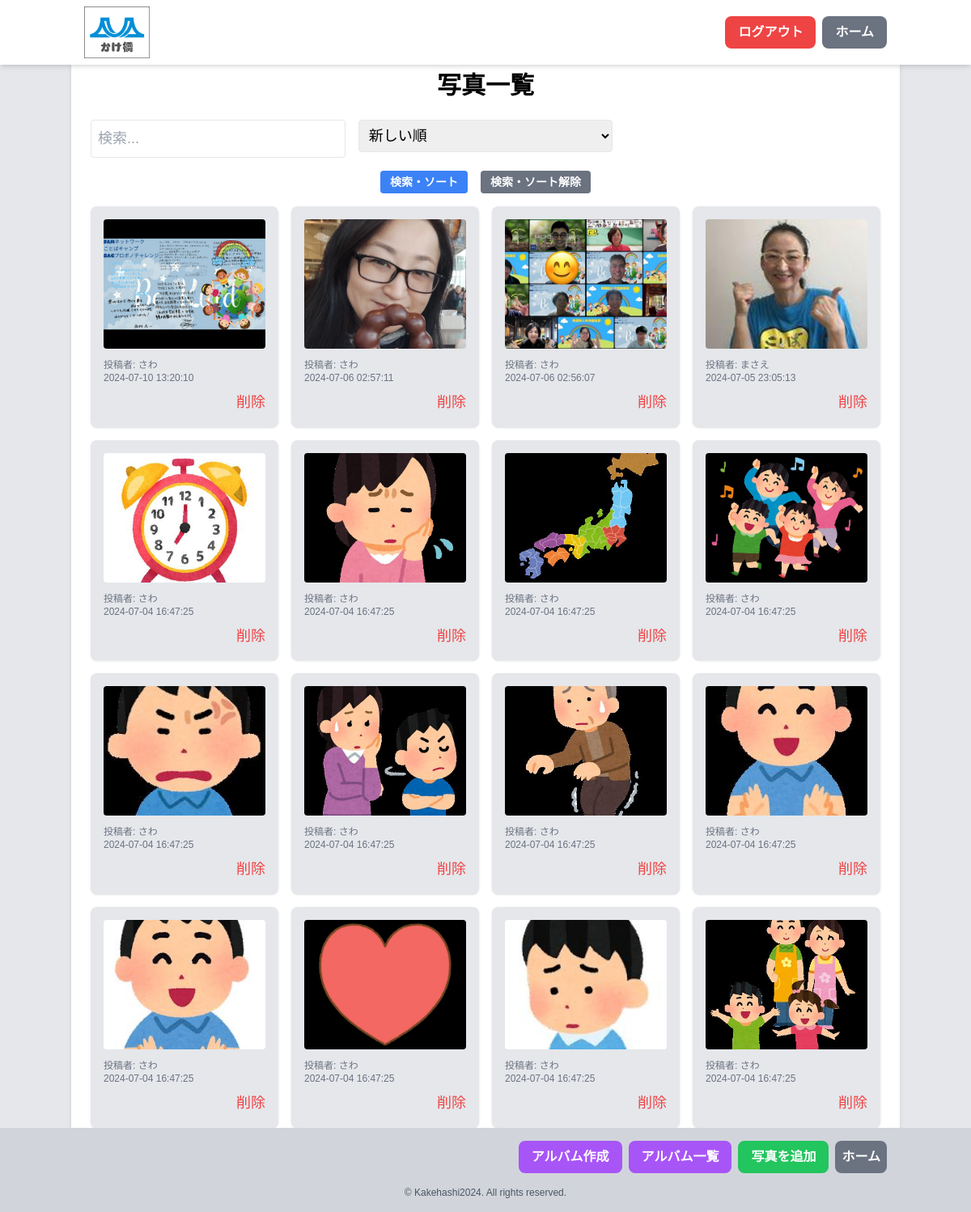
/photo_view.php (signed in), run on the app's committed database.
### tables this page shows
CREATE TABLE `photos` (
  `id` int(11) NOT NULL,
  `group_id` int(11) NOT NULL,
  `user_id` int(11) NOT NULL,
  `file_name` varchar(255) NOT NULL,
  `comment` text DEFAULT NULL,
  `upload_date` timestamp NOT NULL DEFAULT current_timestamp()
);

CREATE TABLE `users` (
  `id` int(11) NOT NULL,
  `username` varchar(255) NOT NULL,
  `email` varchar(255) DEFAULT NULL,
  `password` varchar(255) NOT NULL,
  `role` enum('admin','modify','view') NOT NULL,
  `created_at` timestamp NOT NULL DEFAULT current_timestamp(),
  `updated_at` timestamp NOT NULL DEFAULT current_timestamp() ON UPDATE current_timestamp()
);

### funcs.php (called while the page is built, shortened)
<?php
function h($str) {
    return htmlspecialchars($str, ENT_QUOTES, 'UTF-8');
}

### photo_view.php (the view, shortened to what this page needs)
<?php
include("funcs.php");
$pdo = db_conn();
$group_id = $_SESSION['group_id'];
$is_admin_or_editor = ($_SESSION['role'] == 'admin' || $_SESSION['role'] == 'modify');
$search = isset($_GET['search']) ? $_GET['search'] : '';
$sort = isset($_GET['sort']) ? $_GET['sort'] : 'newest';
$query = "SELECT DISTINCT p.*, u.username FROM photos p
          JOIN users u ON p.user_id = u.id
          WHERE p.group_id = :group_id";
$params = [':group_id' => $group_id];
if ($sort === 'oldest') {
    $query .= " ORDER BY p.upload_date ASC";
} else {
    $query .= " ORDER BY p.upload_date DESC";
}
$stmt = $pdo->prepare($query);
$status = $stmt->execute($params);
if ($status == false) {
    sql_error($stmt);
} else {
    $photos = $stmt->fetchAll(PDO::FETCH_ASSOC);
}
?>
<!DOCTYPE html>
<html lang="ja">
<head>
    <script src="https://cdn.tailwindcss.com"></script>
    <link rel="stylesheet" href="styles/main.css">
</head>
<body class="bg-gray-200" id="body">
    <?php include 'header0.php'; ?>
    <div class="content-wrapper">
        <div class="container mx-auto p-6 bg-white rounded-lg shadow-md">
            <h1 class="text-3xl font-bold mb-6 text-center">写真一覧</h1>
            <form action="" method="GET" class="mb-4">
                <div class="flex flex-wrap -mx-2 mb-4">
                    <div class="w-full md:w-1/3 px-2 mb-4 md:mb-0">
                        <input type="text" name="search" placeholder="検索..." value="<?= h($search) ?>" class="w-full p-2 border rounded">
                    </div>
                    <div class="w-full md:w-1/3 px-2 mb-4 md:mb-0">
                        <select name="sort" class="w-full p-2 border rounded">
                            <option value="newest" <?= $sort == 'newest' ? 'selected' : '' ?>>新しい順</option>
                        </select>
                    </div>
                </div>
                <div class="flex justify-center space-x-4">
                    <button type="submit" class="bg-blue-500 hover:bg-blue-700 text-white font-bold py-1 px-3 rounded text-sm">
                        検索・ソート
                    </button>
                    <a href="photo_view.php" class="bg-gray-500 hover:bg-gray-700 text-white font-bold py-1 px-3 rounded text-sm">
                        検索・ソート解除
                    </a>
                </div>
            </form>
            <div class="grid grid-cols-2 sm:grid-cols-2 md:grid-cols-3 lg:grid-cols-4 gap-4">
                <?php foreach ($photos as $index => $photo) : ?>
                    <div class="bg-gray-200 p-4 rounded-lg shadow">
                        <img src="uploads/<?= h($photo['file_name']) ?>" alt="Photo" class="w-full h-40 object-cover mb-2 rounded cursor-pointer" onclick="openModal(<?= $index ?>)">
                        <p class="text-xs text-gray-500 mt-1">投稿者: <?= h($photo['username']) ?></p>
                        <p class="text-xs text-gray-500"><?= h($photo['upload_date']) ?></p>
                        <?php if ($is_admin_or_editor) : ?>
                            <div class="mt-2 flex justify-end">
                                <button onclick="deletePhoto(<?= h($photo['id']) ?>)" class="text-red-500 hover:text-red-700">削除</button>
                            </div>
                        <?php endif; ?>
                    </div>
                <?php endforeach; ?>
            </div>
        </div>
    </div>
    <?php include 'footer_photo.php'; ?>
</body>
</html>

### styles/main.css (style rules this page uses)
body { font-family: 'Noto Sans JP', sans-serif; font-size: 18px; line-height: 1.6; }

### photo_view.php (style rules this page uses)
body { font-family: "メイリオ", Meiryo, sans-serif; padding-top: 64px; padding-bottom: 80px; }
.content-wrapper { min-height: calc(100vh - 144px); overflow-y: auto; }

### data on the page
photos: file_name (picture), user.username "さわ", upload_date "2024-07-10 13:20:10"
photos: file_name (picture), user.username "さわ", upload_date "2024-07-06 02:57:11"
photos: file_name (picture), user.username "さわ", upload_date "2024-07-06 02:56:07"
photos: file_name (picture), user.username "まさえ", upload_date "2024-07-05 23:05:13"
photos: file_name (picture), user.username "さわ", upload_date "2024-07-04 16:47:25"
photos: file_name (picture), user.username "さわ", upload_date "2024-07-04 16:47:25"
photos: file_name (picture), user.username "さわ", upload_date "2024-07-04 16:47:25"
photos: file_name (picture), user.username "さわ", upload_date "2024-07-04 16:47:25"
photos: file_name (picture), user.username "さわ", upload_date "2024-07-04 16:47:25"
photos: file_name (picture), user.username "さわ", upload_date "2024-07-04 16:47:25"
photos: file_name (picture), user.username "さわ", upload_date "2024-07-04 16:47:25"
photos: file_name (picture), user.username "さわ", upload_date "2024-07-04 16:47:25"
photos: file_name (picture), user.username "さわ", upload_date "2024-07-04 16:47:25"
photos: file_name (picture), user.username "さわ", upload_date "2024-07-04 16:47:25"
photos: file_name (picture), user.username "さわ", upload_date "2024-07-04 16:47:25"
photos: file_name (picture), user.username "さわ", upload_date "2024-07-04 16:47:25"
